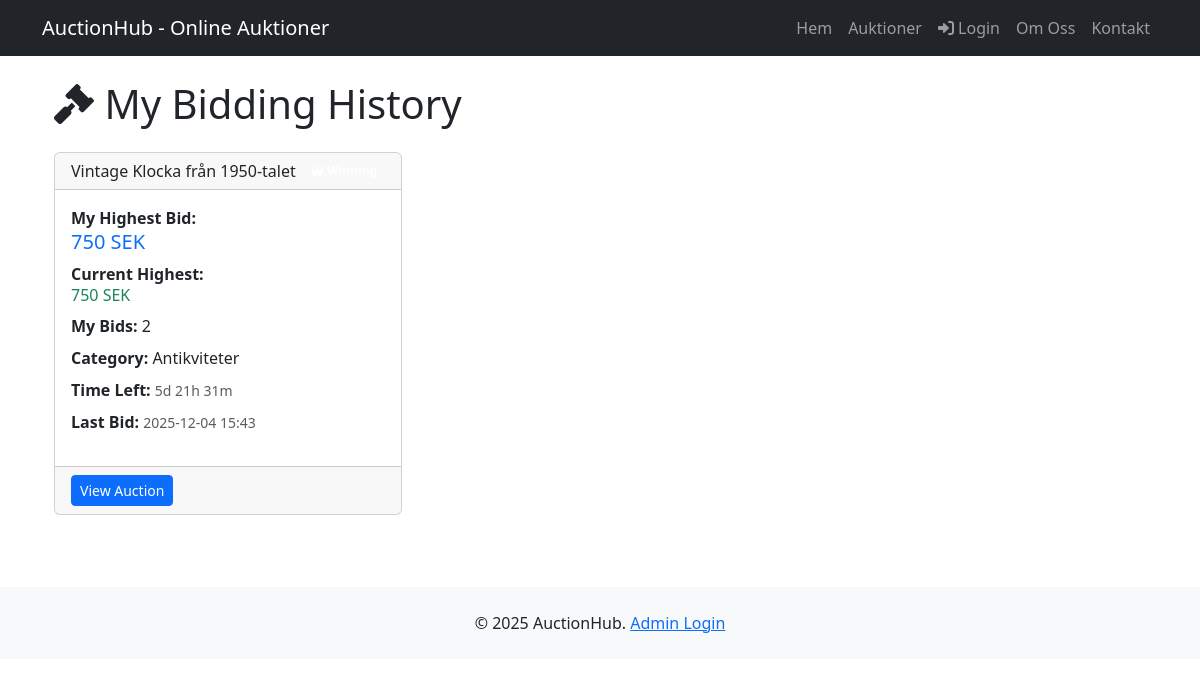
The page /bidding/my-bids (signed in) on the database its author committed.
### models/auction.py (models this page shows, shortened)
class Auction(db.Model):
    __tablename__ = 'auctions'
    id = db.Column(db.Integer, primary_key=True)
    title = db.Column(db.String(200), nullable=False)
    description = db.Column(db.Text, nullable=False)
    category = db.Column(db.String(100), nullable=False)
    starting_bid = db.Column(db.Float, nullable=False)
    current_bid = db.Column(db.Float, nullable=True)  # Null om inga bud
    start_time = db.Column(db.DateTime, nullable=False, default=datetime.utcnow)
    end_time = db.Column(db.DateTime, nullable=False)
    created_at = db.Column(db.DateTime, default=datetime.utcnow, nullable=False)
    is_active = db.Column(db.Boolean, default=True, nullable=False)
    image = db.Column(db.String(255), nullable=True, default='default_auction.jpg')  # Bildfilnamn
    bids = db.relationship('Bid', backref='auction', lazy=True, cascade='all, delete-orphan', order_by='Bid.created_at.desc()')
    likes = db.relationship('Like', backref='auction', lazy=True, cascade='all, delete-orphan')
    @property
    def is_ongoing(self):
        now = datetime.utcnow()
        return self.start_time <= now <= self.end_time and self.is_active
    @property
    def is_ended(self):
        return datetime.utcnow() > self.end_time
    @property
    def time_left(self):
        if self.is_ended:
            return timedelta(0)
        return self.end_time - datetime.utcnow()

### models/bid.py (models this page shows, shortened)
class Bid(db.Model):
    __tablename__ = 'bids'
    id = db.Column(db.Integer, primary_key=True)
    amount = db.Column(db.Float, nullable=False)
    created_at = db.Column(db.DateTime, default=datetime.utcnow, nullable=False)
    auction_id = db.Column(db.Integer, db.ForeignKey('auctions.id'), nullable=False)
    user_id = db.Column(db.Integer, db.ForeignKey('users.id'), nullable=False)
    __table_args__ = (
        db.Index('idx_auction_amount', 'auction_id', 'amount'),
        db.Index('idx_auction_created', 'auction_id', 'created_at'),
    )

### myblueprints/bidding.py (the view)
@bidding_bp.route('/my-bids')
@login_required
def my_bids():
    user_bids = db.session.query(Bid, Auction).\
        join(Auction, Bid.auction_id == Auction.id).\
        filter(Bid.user_id == current_user.id).\
        order_by(Bid.created_at.desc()).all()
    auction_bids = {}
    for bid, auction in user_bids:
        if auction.id not in auction_bids:
            highest_bid = Bid.query.filter_by(auction_id=auction.id).\
                order_by(Bid.amount.desc(), Bid.created_at.asc()).first()
            user_highest = Bid.query.filter_by(
                auction_id=auction.id,
                user_id=current_user.id
            ).order_by(Bid.amount.desc()).first()
            auction_bids[auction.id] = {
                'auction': auction,
                'user_highest_bid': user_highest,
                'is_winning': highest_bid and highest_bid.user_id == current_user.id,
                'current_highest': highest_bid.amount if highest_bid else auction.starting_bid,
                'bid_count': len([b for b, a in user_bids if a.id == auction.id])
            }
    return render_template('bidding/my_bids.html', auction_bids=auction_bids)

### dbrepositories/user_repository.py (called while the page is built)
    def get_by_id(self, user_id: int) -> Optional[User]:
        return User.query.filter_by(id=user_id).first()

### flask_app.py (called while the page is built)
def skapa_app():
    app = Flask(__name__)
    app.config['SECRET_KEY'] = os.environ.get('SECRET_KEY', 'din_superhemliga_nyckel')
    app.config['SQLALCHEMY_DATABASE_URI'] = os.environ.get('DATABASE_URL', 'sqlite:///blgeestates.db')
    app.config['SQLALCHEMY_TRACK_MODIFICATIONS'] = False
    init_db(app)
    login_manager = LoginManager()
    login_manager.init_app(app)
    login_manager.login_view = 'auth.login'
    login_manager.login_message = 'Please log in to access this page.'
    login_manager.login_message_category = 'info'
    @login_manager.user_loader
    def load_user(user_id):
        from dbrepositories.user_repository import UserRepository
        user_repo = UserRepository()
        return user_repo.get_by_id(int(user_id))
    registrera_blueprints(app)
    create_routes(app)
    return app

### templates/bidding/my_bids.html (shortened to what this page needs)
{% extends 'base.html' %}
{% block content %}
<div class="container mt-4">
    <div class="row">
        <div class="col-12">
            <h1 class="mb-4">
                <i class="fas fa-gavel"></i> My Bidding History
            </h1>
            {% if auction_bids %}
            <div class="row">
                {% for auction_id, data in auction_bids.items() %}
                <div class="col-md-6 col-lg-4 mb-4">
                    <div class="card h-100">
                        <div class="card-header d-flex justify-content-between align-items-center">
                            <h6 class="mb-0">{{ data.auction.title }}</h6>
                            {% if data.is_winning %}
                            <span class="badge badge-success">
                                <i class="fas fa-crown"></i> Winning
                            </span>
                            {% elif data.auction.is_ended %}
                            <span class="badge badge-secondary">Ended</span>
                            {% elif data.auction.is_ongoing %}
                            <span class="badge badge-warning">Outbid</span>
                            {% else %}
                            <span class="badge badge-info">Upcoming</span>
                            {% endif %}
                        </div>
                        <div class="card-body">
                            <div class="mb-2">
                                <strong>My Highest Bid:</strong>
                                <div class="h5 text-primary">{{ "%.0f"|format(data.user_highest_bid.amount) }} SEK</div>
                            </div>
                            <div class="mb-2">
                                <strong>Current Highest:</strong>
                                <div class="h6 {% if data.is_winning %}text-success{% else %}text-danger{% endif %}">
                                    {{ "%.0f"|format(data.current_highest) }} SEK
                                </div>
                            </div>
                            <div class="mb-2">
                                <strong>My Bids:</strong> {{ data.bid_count }}
                            </div>
                            <div class="mb-2">
                                <strong>Category:</strong> {{ data.auction.category }}
                            </div>
                            {% if data.auction.is_ongoing %}
                            <div class="mb-2">
                                <strong>Time Left:</strong>
                                <small class="text-muted">
                                    {{ data.auction.time_left.days }}d {{ (data.auction.time_left.seconds // 3600) }}h {{ ((data.auction.time_left.seconds % 3600) // 60) }}m
                                </small>
                            </div>
                            {% endif %}
                            <div class="mb-3">
                                <strong>Last Bid:</strong>
                                <small class="text-muted">{{ data.user_highest_bid.created_at.strftime('%Y-%m-%d %H:%M') }}</small>
                            </div>
                        </div>
                        <div class="card-footer">
                            <a href="{{ url_for('auctions_bp.auction_detail', auction_id=data.auction.id) }}"
                               class="btn btn-primary btn-sm">
                                View Auction
                            </a>
                        </div>
                    </div>
                </div>
                {% endfor %}
            </div>
            {% endif %}
        </div>
    </div>
</div>
{% endblock %}

### templates/base.html (shortened to what this page needs)
<!DOCTYPE html>
<html lang="sv">
<head>
    <link href="https://cdn.jsdelivr.net/npm/bootstrap@5.3.8/dist/css/bootstrap.min.css" rel="stylesheet"
>
    <link href="https://cdnjs.cloudflare.com/ajax/libs/font-awesome/6.0.0/css/all.min.css" rel="stylesheet">
</head>
<body>
    <header>
        <nav class="navbar navbar-expand-lg navbar-dark bg-dark">
            <div class="container">
                <a class="navbar-brand" href="{{ url_for('index') }}">AuctionHub - Online Auktioner</a>
                <div class="collapse navbar-collapse" id="navbarNav">
                    <ul class="navbar-nav ms-auto">
                        <li class="nav-item">
                            <a class="nav-link" href="{{ url_for('index') }}">Hem</a>
                        </li>
                        <li class="nav-item">
                            <a class="nav-link" href="{{ url_for('auctions_bp.browse_auctions') }}">Auktioner</a>
                        </li>
                        <li class="nav-item">
                            {% if current_user.is_authenticated and current_user.is_admin %}
                                <a class="nav-link" href="/admin/dashboard"><i class="fas fa-cog"></i> Admin</a>
                            {% else %}
                                <a class="nav-link" href="/auth/login"><i class="fas fa-sign-in-alt"></i> Login</a>
                            {% endif %}
                        </li>
                        <li class="nav-item">
                            <a class="nav-link" href="{{ url_for('pages.om_oss') }}">Om Oss</a>
                        </li>
                        <li class="nav-item">
                            <a class="nav-link" href="{{ url_for('pages.kontakt') }}">Kontakt</a>
                        </li>
                    </ul>
                </div>
            </div>
        </nav>
    </header>
    <main class="container my-4">
        {% block content %}{% endblock %}
    </main>
    <footer class="bg-light text-center text-lg-start mt-5">
        <div class="container p-4">
            <p class="text-center mb-0">
                &copy;
                <script>document.write(new Date().getFullYear())</script> AuctionHub.
                <a href="#">Admin Login</a>
            </p>
        </div>
    </footer>
</body>
</html>

### rows shown on the page
Auction: auction "Vintage Klocka från 1950-talet", auction.category "Antikviteter", auction.time_left.days "5", end_time "21", ((data.auction.time_left.seconds%3600)//60) "31"
Bid: user_highest_bid.amount "750", current_highest "750", user_highest_bid.created_at "2025-12-04 15:43"

### other values the page prints
{{ data.bid_count }} "2"
